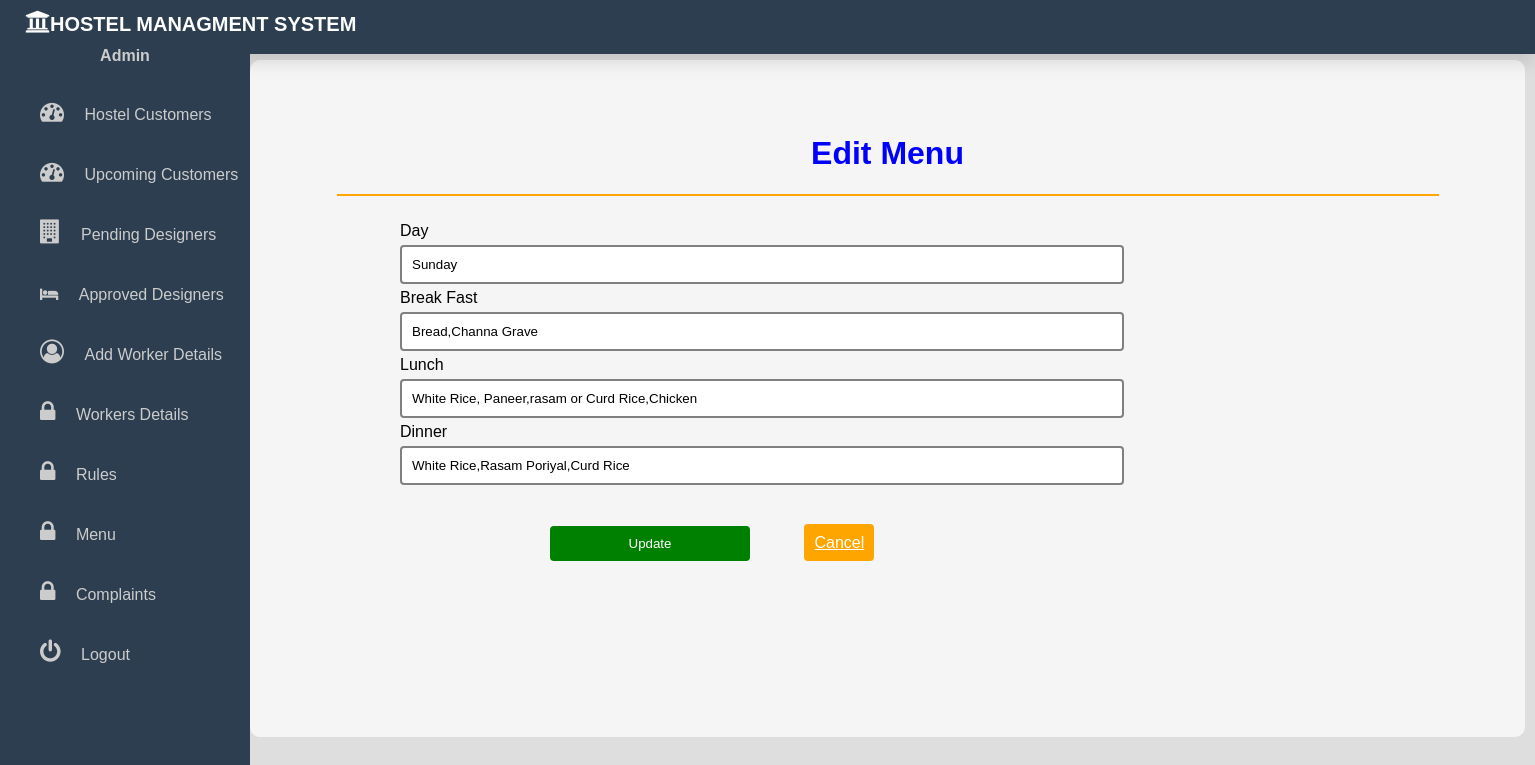
The app's page /admin-menu-edit/1/ (signed in) with its own data.
### core/models.py (models this page shows)
class Menu(models.Model):
    day=models.CharField(max_length=100)
    breakfast=models.CharField(max_length=1000)
    lunch=models.CharField(max_length=1000)
    dinner=models.CharField(max_length=1000)

### core/views.py (the view)
# urls.py: path('admin-menu-edit/<int:id>/',views.admin_menu_edit,name='admin-menu-edit'),
@login_required(login_url='admin-sign-in')
def admin_menu_edit(request,id):
    menu=Menu.objects.get(id=id)
    if request.method=='POST':
        menu_form=MenuForm(request.POST,instance=menu)
        if menu_form.is_valid():
            menu_form.save()
            return HttpResponseRedirect('/admin-menu/')
    else:
        menu_form=MenuForm(instance=menu)
    return render(request,'admin/menuedit.html',{'menuform':menu_form})

### core/forms.py
class MenuForm(forms.ModelForm):
    class Meta:
        model=Menu
        fields='__all__'

### templates/admin/menuedit.html (shortened to what this page needs)
<!DOCTYPE html>
{% load widget_tweaks %}
<html lang="en">
<head>
</head>
<body>
    {% include 'admin/base.html' %}
    <div class="container"><br><br><br>
        <center><h1>Edit Menu</h1></center>
        <hr color="orange" width="1100"><br>
        <form action="" method="post">
        <label>Day</label><br>
        {% render_field menuform.day|attr:"class:succes" %}<br>
        <label>Break Fast </label><br>
        {% render_field menuform.breakfast|attr:"class:succes" %}<br>
        <label>Lunch</label><br>
        {% render_field menuform.lunch|attr:"class:succes" %}<br>
        <label>Dinner</label><br>
        {% render_field menuform.dinner|attr:"class:succes" %}<br><br><br>
        <input type="submit" value="Update" class="update">
        <a href="{% url 'admin-menu' %}" class="Cancel">Cancel</a>
    </form>
</div>
</body>
</html>

### templates/admin/menuedit.html (style rules this page uses)
body { background-color: ghostwhite; font-family: Arial, Helvetica, sans-serif; }
.container { background-color: whitesmoke; margin-left: 250px; height: 677px; margin-top: 60px; width: 1275px; border-radius: 10px; box-shadow:4px; }
label { margin-top: 80px; margin-left: 150px; }
.succes { margin: 5px; margin-left: 150px; padding: 10px; width: 700px; border-radius: 4px; border: 2px solid gray ; }
.update { width: 200px; margin-left: 300px; padding: 10px; background-color: green; color: white; border-radius: 4px; border: none; }
.Cancel { width: 200px; margin-left: 50px; padding: 10px; background-color: orange; color: white; border-radius: 4px; border: none; }
h1 { color:blue; }

### templates/admin/base.html (style rules this page uses)
body { background: #dedede; font-family: Arial, Helvetica, sans-serif; margin: 0; padding: 0; }

### records on screen
Menu: day "Sunday", breakfast "Bread,Channa Grave", lunch "White Rice, Paneer,rasam or Curd Rice,Chicken", dinner "White Rice,Rasam Poriyal,Curd Rice"
